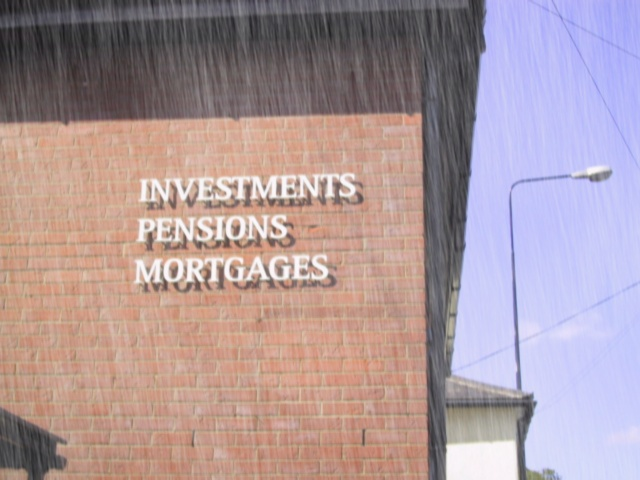
#> input picture data/inputs/124.jpg, 640 x 480 px; its folder holds only this picture in this run
$ jupyter execute visibility.ipynb
#> lines starting #> are read from the running program, lines starting #| are printed output that depends on the picture
### StormSight Data Exploration
###### **Analyzing rainy text image datasets**

[cell 1]
import cv2
import numpy as np
import matplotlib.pyplot as plt
from pathlib import Path

### Configuration

[cell 2]
DATA_DIR = Path("../data/")
RAINY_IMAGES = list(DATA_DIR.glob("inputs/*.jpg"))

[cell 3]
def plot_comparison(rainy_path):
    fig, ax1 = plt.subplots(1, 1, figsize=(12, 6))

    rainy_img = cv2.cvtColor(cv2.imread(str(rainy_path)), cv2.COLOR_BGR2RGB)

    ax1.imshow(rainy_img)
    ax1.set_title(f"Rainy Image\n{rainy_path.name}")
    plt.show()

### Visualize sample images

[cell 4]
for rainy in RAINY_IMAGES[:3]:
    plot_comparison(rainy)

### Text Visibility Metrics

[cell 5]
def calculate_visibility(img_path):
    img = cv2.imread(str(img_path))
#> img is the input picture: shape (480, 640, 3); mean B, G, R 156.7, 152.6, 172.5
    gray = cv2.cvtColor(img, cv2.COLOR_BGR2GRAY)
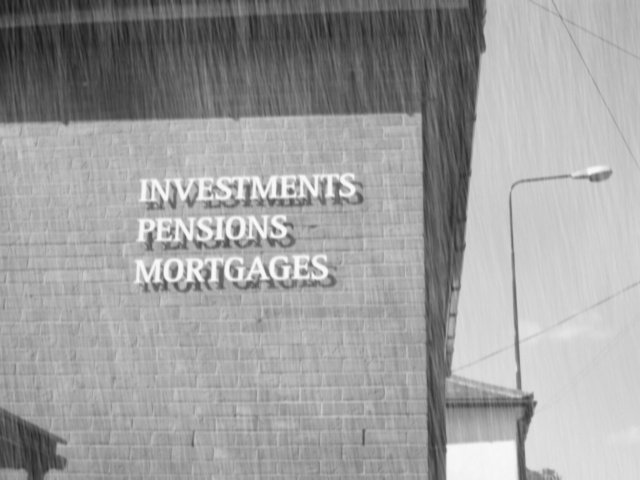
#> gray: shape (480, 640); min 24, max 252, mean 159

    # Edge-based visibility score
    edges = cv2.Canny(gray, 100, 200)
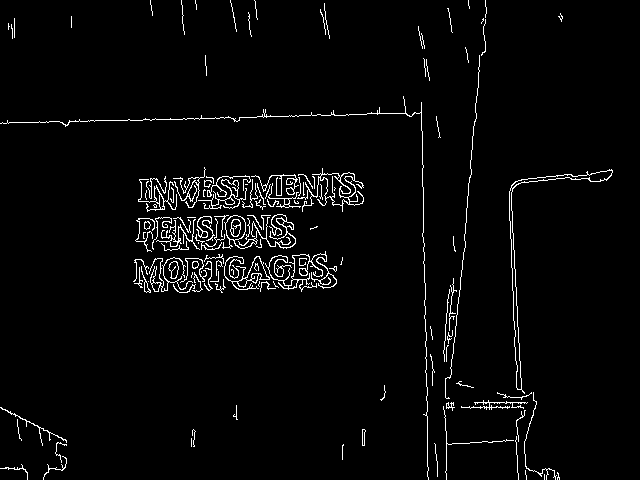
#> edges: shape (480, 640); 3% white in thin lines or dots
    visibility = np.sum(edges) / (img.shape[0] * img.shape[1])
#> visibility = 7.74

    return visibility
